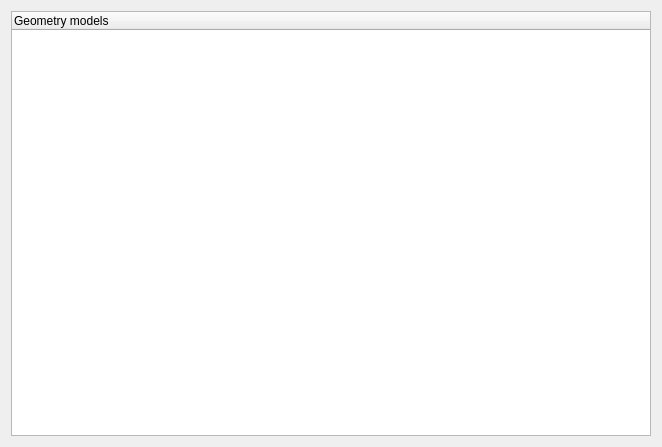
<?xml version="1.0" encoding="UTF-8"?>
<ui version="4.0">
 <class>GeoModelManager</class>
 <widget class="QWidget" name="GeoModelManager">
  <property name="geometry">
   <rect>
    <x>0</x>
    <y>0</y>
    <width>662</width>
    <height>447</height>
   </rect>
  </property>
  <property name="windowTitle">
   <string>Form</string>
  </property>
  <layout class="QGridLayout" name="gridLayout">
   <item row="0" column="0">
    <widget class="ResourceTreeWidget" name="treeWidget">
     <property name="contextMenuPolicy">
      <enum>Qt::CustomContextMenu</enum>
     </property>
     <column>
      <property name="text">
       <string notr="true">Geometry models</string>
      </property>
     </column>
    </widget>
   </item>
  </layout>
 </widget>
 <customwidgets>
  <customwidget>
   <class>ResourceTreeWidget</class>
   <extends>QTreeWidget</extends>
   <header>resourcetreewidget.h</header>
  </customwidget>
 </customwidgets>
 <resources/>
 <connections/>
</ui>
